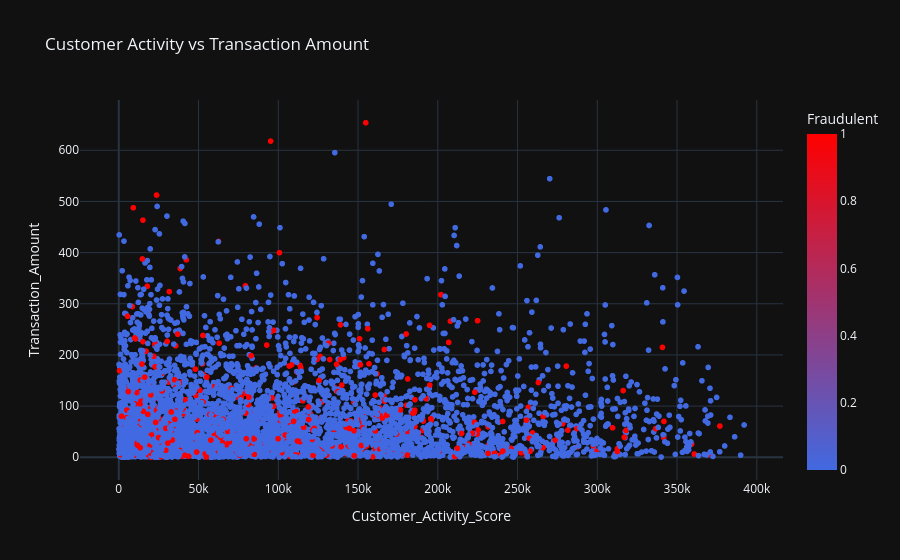

Source (notebook cell):
### Markdown cell above
# Customer Activity Score vs Fraud

### Code cell
fig = px.scatter(
    df,
    x='Customer_Activity_Score',
    y='Transaction_Amount',
    color='Fraudulent',
    color_continuous_scale=['royalblue', 'red'],
    title='Customer Activity vs Transaction Amount'
)

fig.update_layout(template='plotly_dark',height=400)
fig.show()

### Figure 1 — Plotly figure (JSON) as saved in the notebook; plotly's stock layout.template omitted (floating-point values rounded to 4 significant figures; data arrays with more than 128 entries replaced by an {"elided": "..."} marker saying what was removed)
{"data": [{"hovertemplate": "Customer_Activity_Score=%{x}<br>Transaction_Amount=%{y}<br>Fraudulent=%{marker.color}<extra></extra>", "legendgroup": "", "marker": {"color": {"elided": "5000 int values"}, "coloraxis": "coloraxis", "symbol": "circle"}, "mode": "markers", "name": "", "showlegend": false, "type": "scattergl", "x": {"elided": "5000 int values"}, "xaxis": "x", "y": {"elided": "5000 float values"}, "yaxis": "y"}], "layout": {"autosize": true, "coloraxis": {"colorbar": {"title": {"text": "Fraudulent"}}, "colorscale": [[0, "royalblue"], [1, "red"]]}, "legend": {"tracegroupgap": 0}, "title": {"text": "Customer Activity vs Transaction Amount"}, "xaxis": {"anchor": "y", "autorange": true, "domain": [0, 1], "range": [-23740.0, 415800.0], "title": {"text": "Customer_Activity_Score"}, "type": "linear"}, "yaxis": {"anchor": "x", "autorange": true, "domain": [0, 1], "range": [-50.62, 704.4], "title": {"text": "Transaction_Amount"}, "type": "linear"}}}
